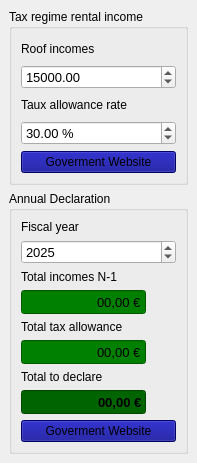
<?xml version="1.0" encoding="UTF-8"?>
<ui version="4.0">
 <class>W_Rent_Tool_Declaration</class>
 <widget class="QWidget" name="W_Rent_Tool_Declaration">
  <property name="geometry">
   <rect>
    <x>0</x>
    <y>0</y>
    <width>197</width>
    <height>463</height>
   </rect>
  </property>
  <property name="sizePolicy">
   <sizepolicy hsizetype="Maximum" vsizetype="Maximum">
    <horstretch>0</horstretch>
    <verstretch>0</verstretch>
   </sizepolicy>
  </property>
  <property name="windowTitle">
   <string>Rent Tool Declaration</string>
  </property>
  <property name="windowIcon">
   <iconset resource="../resources/icons.qrc">
    <normaloff>:/assets/gnome-calculator.svg</normaloff>:/assets/gnome-calculator.svg</iconset>
  </property>
  <layout class="QVBoxLayout" name="verticalLayout">
   <property name="leftMargin">
    <number>9</number>
   </property>
   <property name="topMargin">
    <number>9</number>
   </property>
   <property name="rightMargin">
    <number>9</number>
   </property>
   <property name="bottomMargin">
    <number>9</number>
   </property>
   <item>
    <widget class="QGroupBox" name="groupBox_2">
     <property name="title">
      <string>Tax regime rental income</string>
     </property>
     <layout class="QGridLayout" name="gridLayout_2">
      <item row="0" column="0">
       <widget class="QLabel" name="label_3">
        <property name="text">
         <string>Roof incomes</string>
        </property>
       </widget>
      </item>
      <item row="2" column="0">
       <widget class="QLabel" name="label_2">
        <property name="text">
         <string>Taux allowance rate</string>
        </property>
       </widget>
      </item>
      <item row="3" column="0">
       <widget class="QDoubleSpinBox" name="dsb_abattement">
        <property name="font">
         <font>
          <pointsize>10</pointsize>
         </font>
        </property>
        <property name="alignment">
         <set>Qt::AlignmentFlag::AlignLeading|Qt::AlignmentFlag::AlignLeft|Qt::AlignmentFlag::AlignVCenter</set>
        </property>
        <property name="suffix">
         <string> %</string>
        </property>
        <property name="value">
         <double>30.000000000000000</double>
        </property>
       </widget>
      </item>
      <item row="1" column="0">
       <widget class="QDoubleSpinBox" name="dsb_roof_incomes">
        <property name="font">
         <font>
          <pointsize>10</pointsize>
         </font>
        </property>
        <property name="alignment">
         <set>Qt::AlignmentFlag::AlignLeading|Qt::AlignmentFlag::AlignLeft|Qt::AlignmentFlag::AlignVCenter</set>
        </property>
        <property name="suffix">
         <string notr="true"/>
        </property>
        <property name="maximum">
         <double>100000.000000000000000</double>
        </property>
        <property name="value">
         <double>15000.000000000000000</double>
        </property>
       </widget>
      </item>
      <item row="4" column="0">
       <widget class="QPushButton" name="b_microfoncier_web">
        <property name="styleSheet">
         <string notr="true">background-color: darkblue</string>
        </property>
        <property name="text">
         <string>Goverment Website</string>
        </property>
        <property name="icon">
         <iconset resource="../resources/icons.qrc">
          <normaloff>:/assets/internet-web-browser.svg</normaloff>:/assets/internet-web-browser.svg</iconset>
        </property>
       </widget>
      </item>
     </layout>
    </widget>
   </item>
   <item>
    <widget class="QGroupBox" name="groupBox">
     <property name="title">
      <string>Annual Declaration</string>
     </property>
     <layout class="QGridLayout" name="gridLayout">
      <item row="7" column="1">
       <widget class="QLabel" name="label_16">
        <property name="minimumSize">
         <size>
          <width>24</width>
          <height>24</height>
         </size>
        </property>
        <property name="maximumSize">
         <size>
          <width>24</width>
          <height>24</height>
         </size>
        </property>
        <property name="text">
         <string/>
        </property>
        <property name="pixmap">
         <pixmap resource="../resources/icons.qrc">:/assets/budget.svg</pixmap>
        </property>
        <property name="scaledContents">
         <bool>true</bool>
        </property>
       </widget>
      </item>
      <item row="5" column="1">
       <widget class="QLabel" name="label_15">
        <property name="minimumSize">
         <size>
          <width>24</width>
          <height>24</height>
         </size>
        </property>
        <property name="maximumSize">
         <size>
          <width>24</width>
          <height>24</height>
         </size>
        </property>
        <property name="text">
         <string/>
        </property>
        <property name="pixmap">
         <pixmap resource="../resources/icons.qrc">:/assets/budget.svg</pixmap>
        </property>
        <property name="scaledContents">
         <bool>true</bool>
        </property>
       </widget>
      </item>
      <item row="4" column="0">
       <widget class="QLabel" name="label_8">
        <property name="text">
         <string>Total tax allowance</string>
        </property>
       </widget>
      </item>
      <item row="2" column="0">
       <widget class="QLabel" name="label_7">
        <property name="text">
         <string>Total incomes N-1</string>
        </property>
       </widget>
      </item>
      <item row="6" column="0">
       <widget class="QLabel" name="label_6">
        <property name="text">
         <string>Total to declare</string>
        </property>
       </widget>
      </item>
      <item row="7" column="0">
       <widget class="QLineEdit" name="le_total_declare">
        <property name="sizePolicy">
         <sizepolicy hsizetype="MinimumExpanding" vsizetype="Preferred">
          <horstretch>0</horstretch>
          <verstretch>0</verstretch>
         </sizepolicy>
        </property>
        <property name="font">
         <font>
          <pointsize>10</pointsize>
          <bold>true</bold>
         </font>
        </property>
        <property name="styleSheet">
         <string notr="true">background-color: darkgreen</string>
        </property>
        <property name="text">
         <string>00,00 €</string>
        </property>
        <property name="alignment">
         <set>Qt::AlignmentFlag::AlignRight|Qt::AlignmentFlag::AlignTrailing|Qt::AlignmentFlag::AlignVCenter</set>
        </property>
        <property name="readOnly">
         <bool>true</bool>
        </property>
       </widget>
      </item>
      <item row="5" column="0">
       <widget class="QLineEdit" name="le_total_abattement">
        <property name="sizePolicy">
         <sizepolicy hsizetype="MinimumExpanding" vsizetype="Preferred">
          <horstretch>0</horstretch>
          <verstretch>0</verstretch>
         </sizepolicy>
        </property>
        <property name="font">
         <font>
          <pointsize>10</pointsize>
         </font>
        </property>
        <property name="styleSheet">
         <string notr="true">background-color: green</string>
        </property>
        <property name="text">
         <string>00,00 €</string>
        </property>
        <property name="alignment">
         <set>Qt::AlignmentFlag::AlignRight|Qt::AlignmentFlag::AlignTrailing|Qt::AlignmentFlag::AlignVCenter</set>
        </property>
        <property name="readOnly">
         <bool>true</bool>
        </property>
       </widget>
      </item>
      <item row="0" column="0">
       <widget class="QLabel" name="label_5">
        <property name="text">
         <string>Fiscal year</string>
        </property>
       </widget>
      </item>
      <item row="3" column="0">
       <widget class="QLineEdit" name="le_total_income">
        <property name="enabled">
         <bool>true</bool>
        </property>
        <property name="sizePolicy">
         <sizepolicy hsizetype="MinimumExpanding" vsizetype="Preferred">
          <horstretch>0</horstretch>
          <verstretch>0</verstretch>
         </sizepolicy>
        </property>
        <property name="font">
         <font>
          <pointsize>10</pointsize>
         </font>
        </property>
        <property name="styleSheet">
         <string notr="true">background-color: green</string>
        </property>
        <property name="text">
         <string>00,00 €</string>
        </property>
        <property name="alignment">
         <set>Qt::AlignmentFlag::AlignRight|Qt::AlignmentFlag::AlignTrailing|Qt::AlignmentFlag::AlignVCenter</set>
        </property>
        <property name="readOnly">
         <bool>true</bool>
        </property>
       </widget>
      </item>
      <item row="3" column="1">
       <widget class="QLabel" name="label_14">
        <property name="minimumSize">
         <size>
          <width>24</width>
          <height>24</height>
         </size>
        </property>
        <property name="maximumSize">
         <size>
          <width>24</width>
          <height>24</height>
         </size>
        </property>
        <property name="text">
         <string/>
        </property>
        <property name="pixmap">
         <pixmap resource="../resources/icons.qrc">:/assets/budget.svg</pixmap>
        </property>
        <property name="scaledContents">
         <bool>true</bool>
        </property>
       </widget>
      </item>
      <item row="8" column="0" colspan="2">
       <widget class="QPushButton" name="b_declaration_web">
        <property name="styleSheet">
         <string notr="true">background-color: darkblue</string>
        </property>
        <property name="text">
         <string>Goverment Website</string>
        </property>
        <property name="icon">
         <iconset resource="../resources/icons.qrc">
          <normaloff>:/assets/internet-web-browser.svg</normaloff>:/assets/internet-web-browser.svg</iconset>
        </property>
       </widget>
      </item>
      <item row="1" column="0" colspan="2">
       <widget class="QSpinBox" name="sb_fisc_year">
        <property name="font">
         <font>
          <pointsize>10</pointsize>
         </font>
        </property>
        <property name="alignment">
         <set>Qt::AlignmentFlag::AlignLeading|Qt::AlignmentFlag::AlignLeft|Qt::AlignmentFlag::AlignVCenter</set>
        </property>
        <property name="minimum">
         <number>2014</number>
        </property>
        <property name="maximum">
         <number>9999</number>
        </property>
        <property name="value">
         <number>2025</number>
        </property>
       </widget>
      </item>
     </layout>
    </widget>
   </item>
  </layout>
 </widget>
 <resources>
  <include location="../resources/icons.qrc"/>
 </resources>
 <connections/>
</ui>
